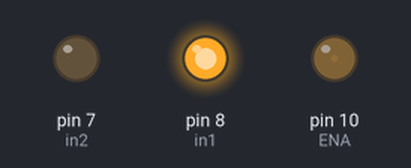
Simulated run of this sketch. Board: Arduino Uno, built with avr-gcc and run on an emulated ATmega328P. Parts: output pins drawn as LEDs (lit = HIGH).

Above: at 0.05 s.
At 12.75 s:
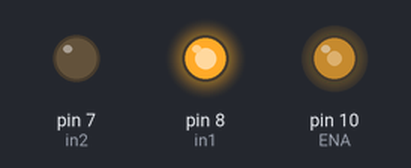
At 19.15 s:
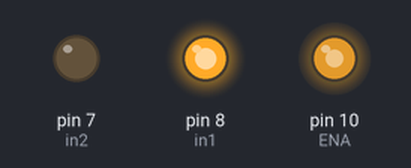
At 25.5 s:
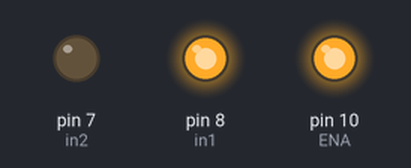
Timing chart, 0 to 27.0 s (numbered marks = the images above):
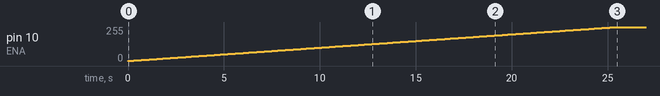

The sketch:

Test2VitesseCC.ino
```cpp
int in1 = 8;
int in2 = 7;

int ENA = 10; // La pin ENA de la puce LN298n sert à controler la vitesse du moteur (Valeur compris entre 0 et 255)

int vitesse = 0;

void setup() {
  pinMode(in1,OUTPUT);
  pinMode(in2,OUTPUT);
  pinMode(ENA, OUTPUT);

  digitalWrite(in1,1);
  digitalWrite(in2,0);
}

void loop() {
  vitesse = vitesse + 1;
  analogWrite(ENA, vitesse);
  delay(100);


}
```

Measured:
- by itself, pin 10 (ENA): moves from 0/255 to 255/255 over 25.4 s
